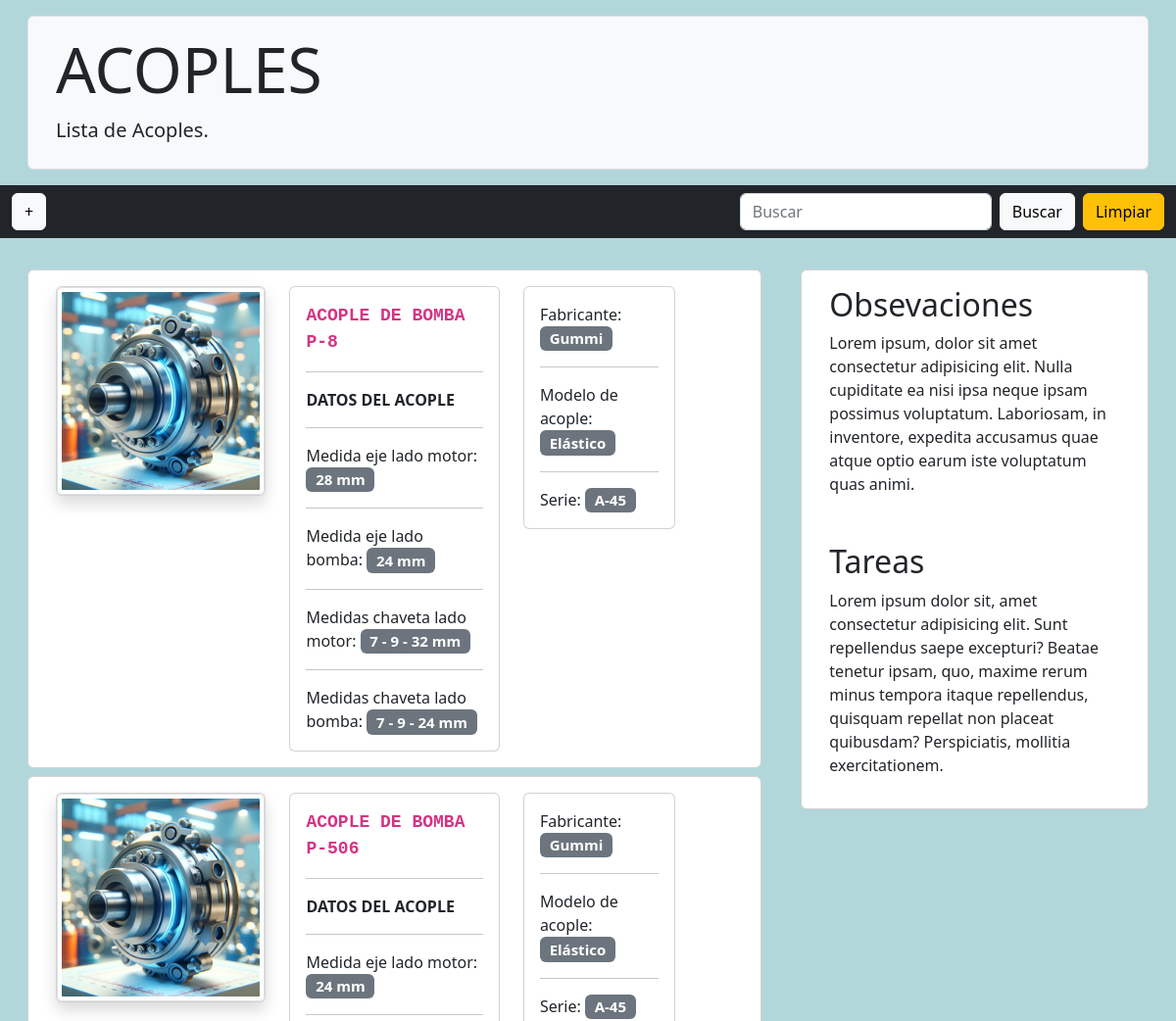
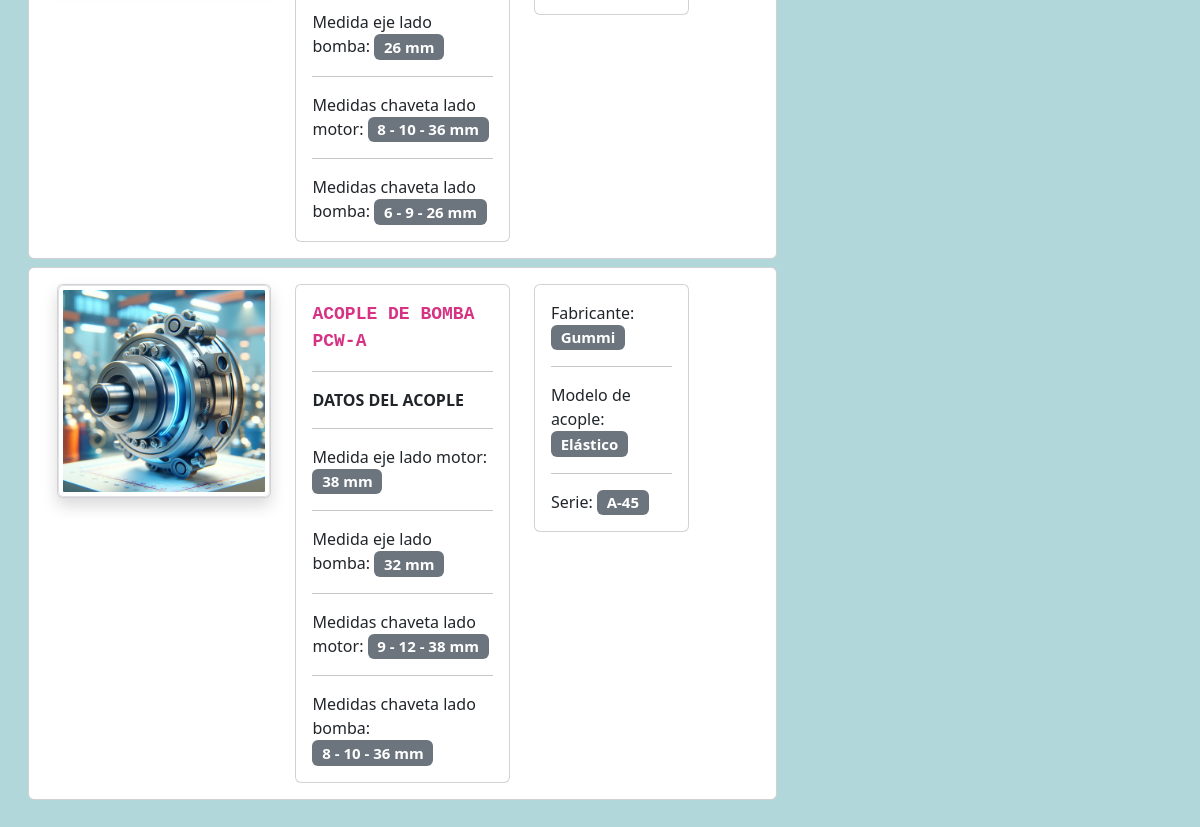
Screenshot of /coupling/coupling/ with the database file from the repository (2 pictures, top to bottom).
### couplings/models.py (models this page shows, shortened)
class Coupling(models.Model):
    pump = models.ForeignKey(Pumps, on_delete=models.CASCADE)
    motor = models.ForeignKey(Motor, on_delete=models.CASCADE)
    brand = models.CharField(max_length=100, blank=True)
    semi_elastic = 'Semi-Elástico'
    elastic = 'Elástico'
    coupling_type = (
        (semi_elastic, 'Semi-Elástico'),
        (elastic, 'Elástico'),
    )
    types = models.CharField(
        max_length=100, choices=coupling_type, default='Elástico', blank=True
    )
    series = models.CharField(max_length=100, blank=True)
    pump_shaft_measurement = models.PositiveIntegerField(
        blank=True, null=True)
    engine_shaft_measurement = models.PositiveIntegerField(
        blank=True, null=True)
    high_pump_key_size = models.PositiveIntegerField(
        blank=True, null=True)
    width_pump_key_size = models.PositiveIntegerField(
        blank=True, null=True)
    long_pump_key_size = models.PositiveIntegerField(
        blank=True, null=True)
    high_motor_key_size = models.PositiveIntegerField(
        blank=True, null=True)
    width_motor_key_size = models.PositiveIntegerField(
        blank=True, null=True)
    long_motor_key_size = models.PositiveIntegerField(
        blank=True, null=True)
    description = models.TextField(blank=True, null=True)
    image = models.ImageField(
        default='acoples/default/mechanical_coupling.png',
        upload_to='acoples/',
        verbose_name='Imagen de acolple',
        blank=True
    )
    def coupling_type(self):
        if self.types == 'Elástico':
            return format_html(
                '<span style="color: #f00;">{}</span>', self.types
            )
        elif self.types == 'Semi-Elástico':
            return format_html(
                '<span style="color: #f0f;">{}</span>', self.types
            )
    class Meta:
        verbose_name = 'Acople'
        verbose_name_plural = 'Acoples'

### pumps/models.py (models this page shows, shortened)
class Pumps(models.Model):
    tag = models.CharField(max_length=50, unique=True)
    brand = models.CharField(max_length=100, blank=True)
    model = models.CharField(max_length=100, blank=True)
    centrifuge = 'Centrífuga'
    gears = 'Engranajes'
    pneumatics = 'Neumática'
    pump_type = (
        (centrifuge, 'Centrífuga'),
        (gears, 'Engranajes'),
        (pneumatics, 'Neumática'),
    )
    types = models.CharField(
        max_length=50, choices=pump_type, default='Centrífuga'
    )
    description = models.TextField(blank=True)
    image = models.ImageField(
        default='bombas/default/pump.png',
        upload_to='bombas',
        verbose_name='Imagen de bomba',
        blank=True
    )
    class Meta:
        verbose_name = "Bomba"
        verbose_name_plural = "Bombas"

### couplings/views.py (the view)
# urls.py: path('coupling/', ListCoupling.as_view(), name='coupling'),
class ListCoupling(View):
    template = 'couplings/coupling.html'
    def get(self, request):
        coupling_list = Coupling.objects.all()
        pumps_with_motor_and_coupling = Pumps.objects.filter(
            motor__isnull=False, coupling__isnull=True
        )
        context = {
            'title': 'Acoples',
            'coupling_list': coupling_list,
            'pumps_with_motor_and_coupling': pumps_with_motor_and_coupling
        }
        return render(request, self.template, context)

### templates/couplings/coupling.html (shortened to what this page needs)
{% extends 'base.html' %}
{% block content %}
{% include 'nav.html' %}
{% load static %}
<section class="mt-4 mb-4">
    <div class="row m-2">
    <div class="col-md-8">
        {% for coupling in coupling_list %}
        <div class="card m-2">
                <div class="row m-3">
                    <div class="col-xl-4">
                        <div class="card shadow">
                            <img src="{{ coupling.image.url }}" class="img-thumbnail image-coupling" alt="{{ coupling.image.url }}" style="cursor: pointer;" data-bs-toggle="modal" data-bs-target="#imagenModal{{ coupling.id }}">
                        </div>
                    </div>
                    <div class="col-xl-4">
                        <div class="card">
                            <div class="card-body">
                                <code class="data_name"><a href="{% url 'coupling_detail' coupling.id %}" style="color: inherit; cursor: pointer; text-decoration: none"><strong class="objectTitle">Acople de Bomba {{ coupling.pump.tag }}</strong></a></code>
                                <hr>
                                <p class="card-text"><strong class="objectTitle">Datos del Acople</strong></p>
                                <hr>
                                <p class="card-text">Medida eje lado motor: <span class="badge bg-secondary data">{{ coupling.engine_shaft_measurement }} mm</span></p>
                                <hr>
                                <p class="card-text">Medida eje lado bomba: <span class="badge bg-secondary data">{{ coupling.pump_shaft_measurement }} mm</span></p>
                                <hr>
                                <p class="card-text">Medidas chaveta lado motor: <span class="badge bg-secondary data">{{ coupling.high_motor_key_size }} - {{ coupling.width_motor_key_size }} - {{ coupling.long_motor_key_size }} mm</span></p>
                                <hr>
                                <p class="card-text">Medidas chaveta lado bomba: <span class="badge bg-secondary data">{{ coupling.high_pump_key_size }} - {{ coupling.width_pump_key_size }} - {{ coupling.long_pump_key_size }} mm</span></p>
                            </div>
                        </div>
                    </div>
                    <div class="col-xl-3">
                        <div class="card">
                            <div class="card-body">
                                <p class="card-text">Fabricante: <span class="badge bg-secondary data">{{ coupling.brand }}</span></p>
                                <hr>
                                <p class="card-text">Modelo de acople: <span class="badge bg-secondary data">{{ coupling.types }}</span></p>
                                <hr>
                                <p class="card-text">Serie: <span class="badge bg-secondary data">{{ coupling.series }}</span></p>
                            </div>
                        </div>
                    </div>
                </div>
        </div>
        {% endfor %}
    </div>
    <div class="col-md-4">
        <div class="card m-2">
            <div class="row m-3">
                <h2>Obsevaciones</h2>
                <p>Lorem ipsum, dolor sit amet consectetur adipisicing elit. Nulla cupiditate ea nisi ipsa neque ipsam possimus voluptatum. Laboriosam, in inventore, expedita accusamus quae atque optio earum iste voluptatum quas animi.</p>
            </div>
            <div class="row m-3">
                <h2>Tareas</h2>
                <p>Lorem ipsum dolor sit, amet consectetur adipisicing elit. Sunt repellendus saepe excepturi? Beatae tenetur ipsam, quo, maxime rerum minus tempora itaque repellendus, quisquam repellat non placeat quibusdam? Perspiciatis, mollitia exercitationem.</p>
            </div>
        </div>
    </div>
    </div>
</section>
{% endblock %}

### rows the page displays
Coupling: image (picture), pump.tag "P-8", engine_shaft_measurement "28", pump_shaft_measurement "24", high_motor_key_size "7", width_motor_key_size "9", long_motor_key_size "32", high_pump_key_size "7", width_pump_key_size "9", long_pump_key_size "24", brand "Gummi", types "Elástico", series "A-45"
Coupling: image (picture), pump.tag "P-506", engine_shaft_measurement "24", pump_shaft_measurement "26", high_motor_key_size "8", width_motor_key_size "10", long_motor_key_size "36", high_pump_key_size "6", width_pump_key_size "9", long_pump_key_size "26", brand "Gummi", types "Elástico", series "A-45"
Coupling: image (picture), pump.tag "PCW-A", engine_shaft_measurement "38", pump_shaft_measurement "32", high_motor_key_size "9", width_motor_key_size "12", long_motor_key_size "38", high_pump_key_size "8", width_pump_key_size "10", long_pump_key_size "36", brand "Gummi", types "Elástico", series "A-45"

### other values shown
{{ title }} "ACOPLES"
{{ title }} "Acoples"
